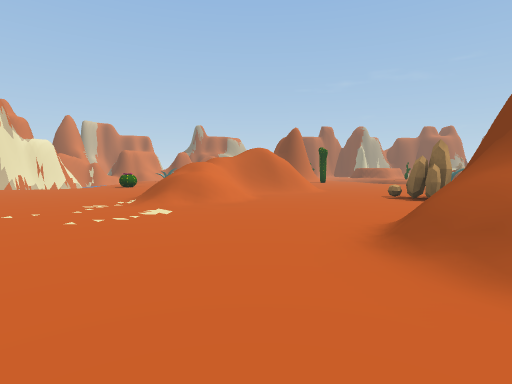
View 1 (above)

20 first-person views from a walk through a 3-D level made in the Unity game engine. The camera is 1.5 m above the floor, tilts 4° down and sees 80° across. The floor is counted in squares, 2 m on a side. Each view is taken from the middle of a square. On the plan, view 1 faces up. The plan holds only what a view shows up to about 10 squares ahead; the rest is blank. The place goes on beyond the plan. The player character is not drawn. Some animated figures are not drawn. Some surface patterns are stand-ins.

View 2
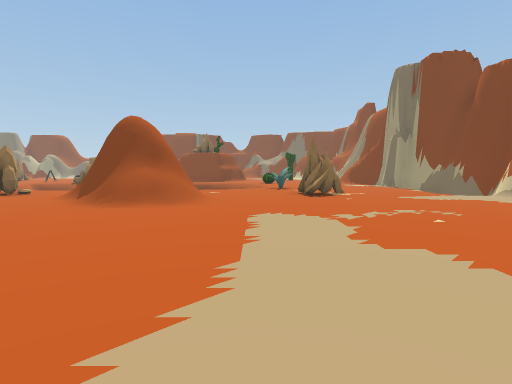

View 3
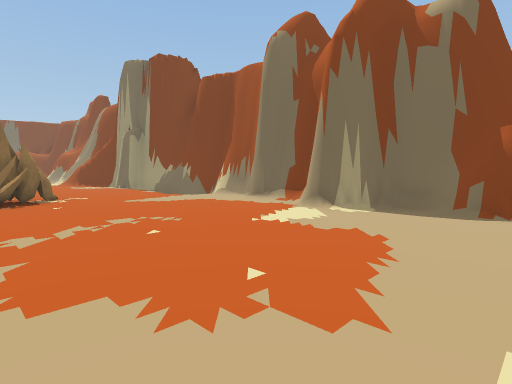

View 4
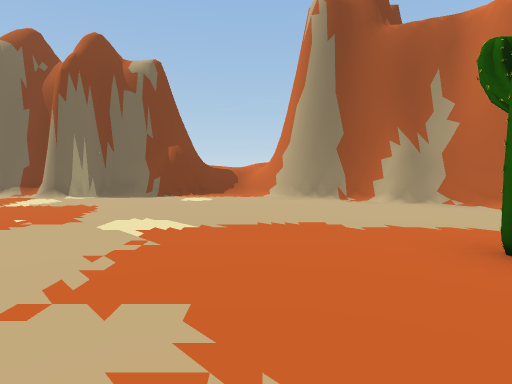

View 5
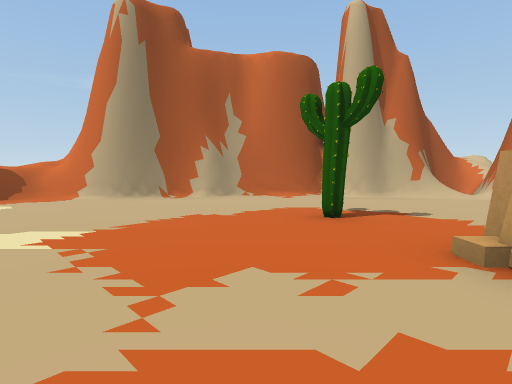

View 6
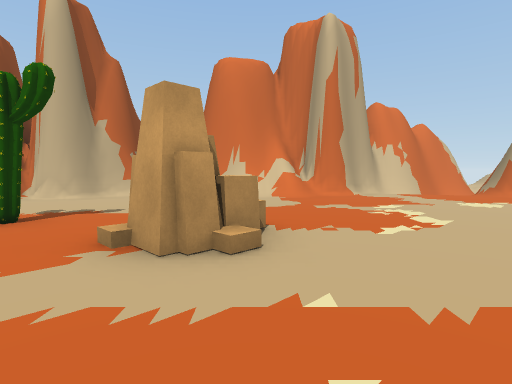

View 7
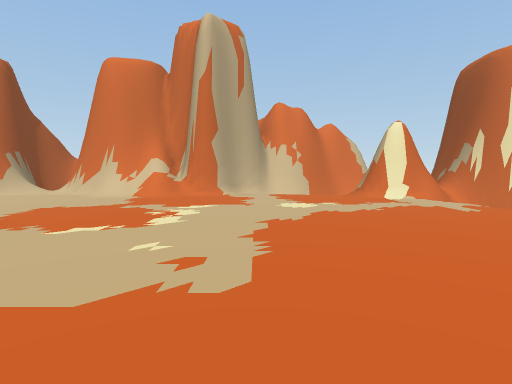

View 8
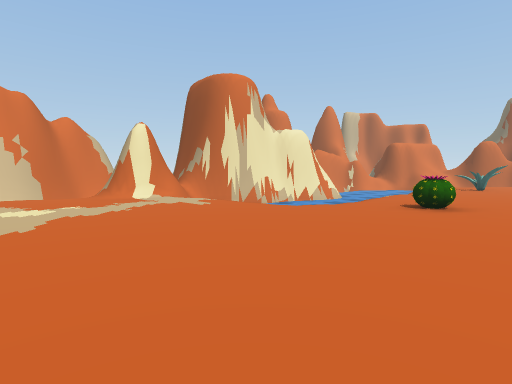

View 9
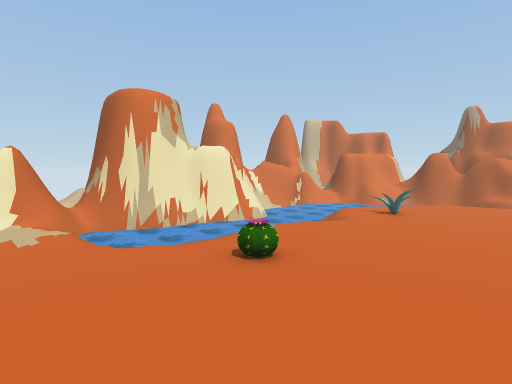

View 10
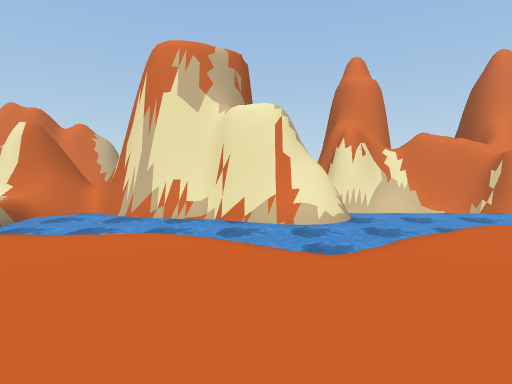

View 11
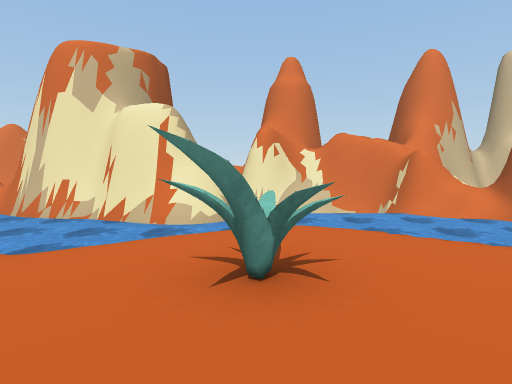

View 12
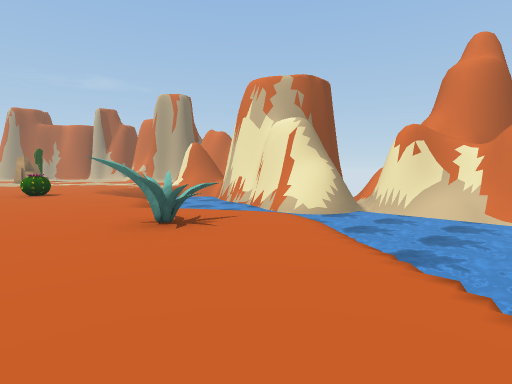

View 13
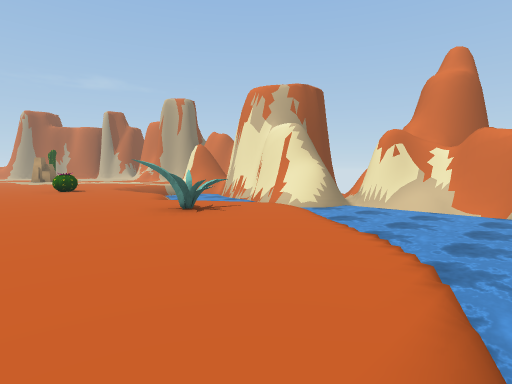

View 14
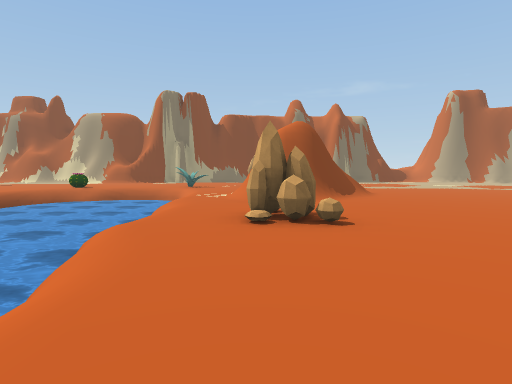

View 15
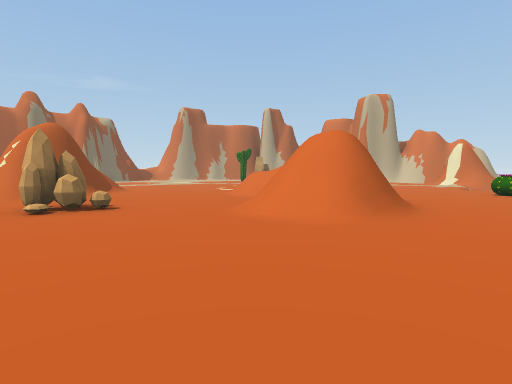

View 16
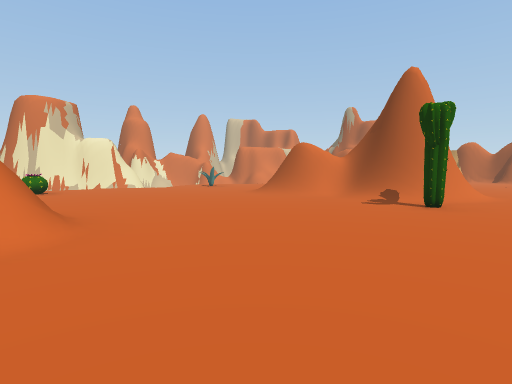

View 17
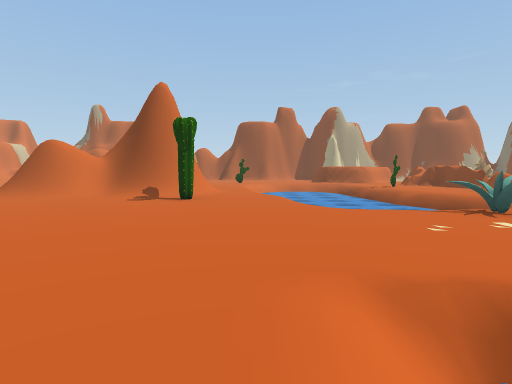

View 18
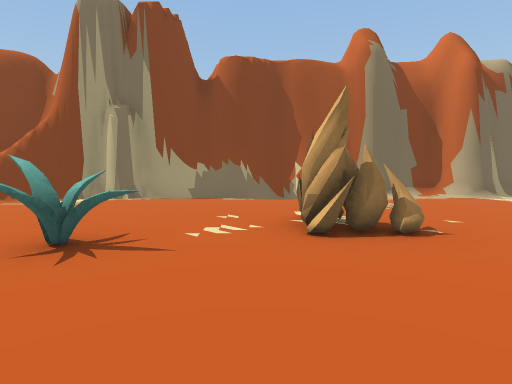

View 19
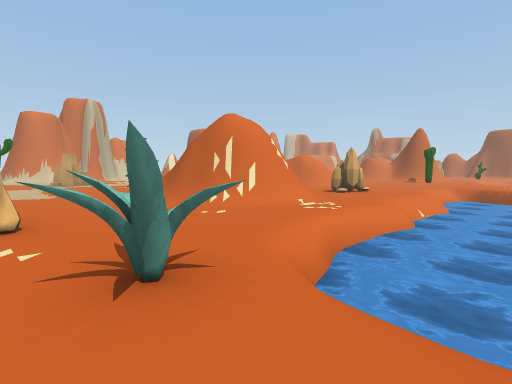

View 20
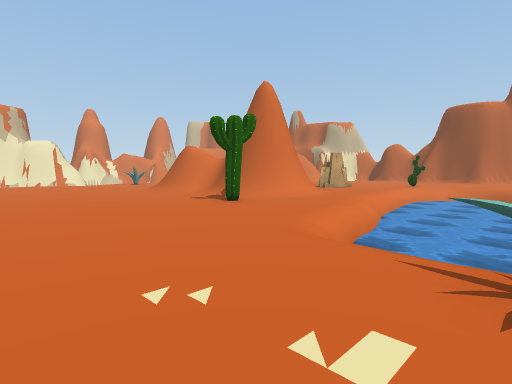

### Floor plan
Key: @ floor where view 1 was taken; # wall or solid block; . main floor; - floor 1 m lower than the main floor; _ floor 1.5 m lower than the main floor; / step, stairs or slope; = window, fence, low wall or low ledge; ~ water the walk can cross; ≈ water the walk keeps out of; v drop or lower ground; R rock; C cactus.
Columns run from 15 left of view 1 to 10 right of it. Each row starts with its distance up from view 1.
 26  ##≈≈≈≈≈≈≈≈//          ≈
 25 ##≈≈≈≈≈≈≈≈...         ≈≈≈
 24 #_≈≈≈≈≈≈≈....       ./≈≈≈
 23 #=≈≈≈≈~//....       ./≈≈≈
 22 ##≈≈≈~~/.....   ####./≈≈≈
 21  #≈≈≈≈-//#...= #=###..≈≈≈≈
 20  ###≈≈≈/..... ##////..≈≈≈≈
 19    ##≈≈~/.... //...C../≈≈≈
 18    #≈≈≈ /............./≈
 17    #≈≈≈/.............../≈#
 16    #≈≈≈/.................#
 15   ##≈≈≈≈..................
 14  ##≈≈≈≈/.C................
 13  #≈≈≈≈ /.......==/....//
 12  ##≈≈v=......  ##/....≈
 11  ##/......../  /#/....≈
 10 ##/......... //#/.....≈≈≈
  9 # .......... ///...////≈≈
  8 #/..........////...RR./≈≈≈
  7  /..........///.....///≈≈≈
  6  #/.................../≈≈≈
  5  #/.............../ #./≈≈≈
  4  #=............../###//≈≈≈
  3  #/....R........./###./≈≈≈
  2  #/....RR......../##/..≈≈≈
  1 ##.....................≈≈≈
  0 #/.............@........≈≈
 -1 ###....C...............#..
 -2   #................RR.....
 -3   ##......................
 -4   ##......................
 -5    ###/...................
 -6      ##/..................
 -7       ###.../.##.... #####
 -8         ##=#############
 -9         #

Where each view was taken, in squares from view 1:
view 1: 0 up, 0 right, facing up
view 2: 0 up, 5 left, facing right
view 3: 1 down, 4 left, facing down-right
view 4: 2 up, 6 left, facing down
view 5: 2 up, 4 left, facing down-left
view 6: 3 up, 4 left, facing left
view 7: 7 up, 4 left, facing left
view 8: 7 up, 4 left, facing up-left
view 9: 10 up, 2 left, facing up-left
view 10: 18 up, 4 left, facing left
view 11: 21 up, 4 left, facing left
view 12: 25 up, 4 left, facing down-left
view 13: 26 up, 3 left, facing down-left
view 14: 13 up, 5 right, facing down
view 15: 15 up, 6 right, facing down-left
view 16: 12 up, 6 right, facing up-left
view 17: 11 up, 6 right, facing up
view 18: 2 up, 6 right, facing down
view 19: 2 down, 10 right, facing up-left
view 20: 14 up, 10 right, facing up-left
